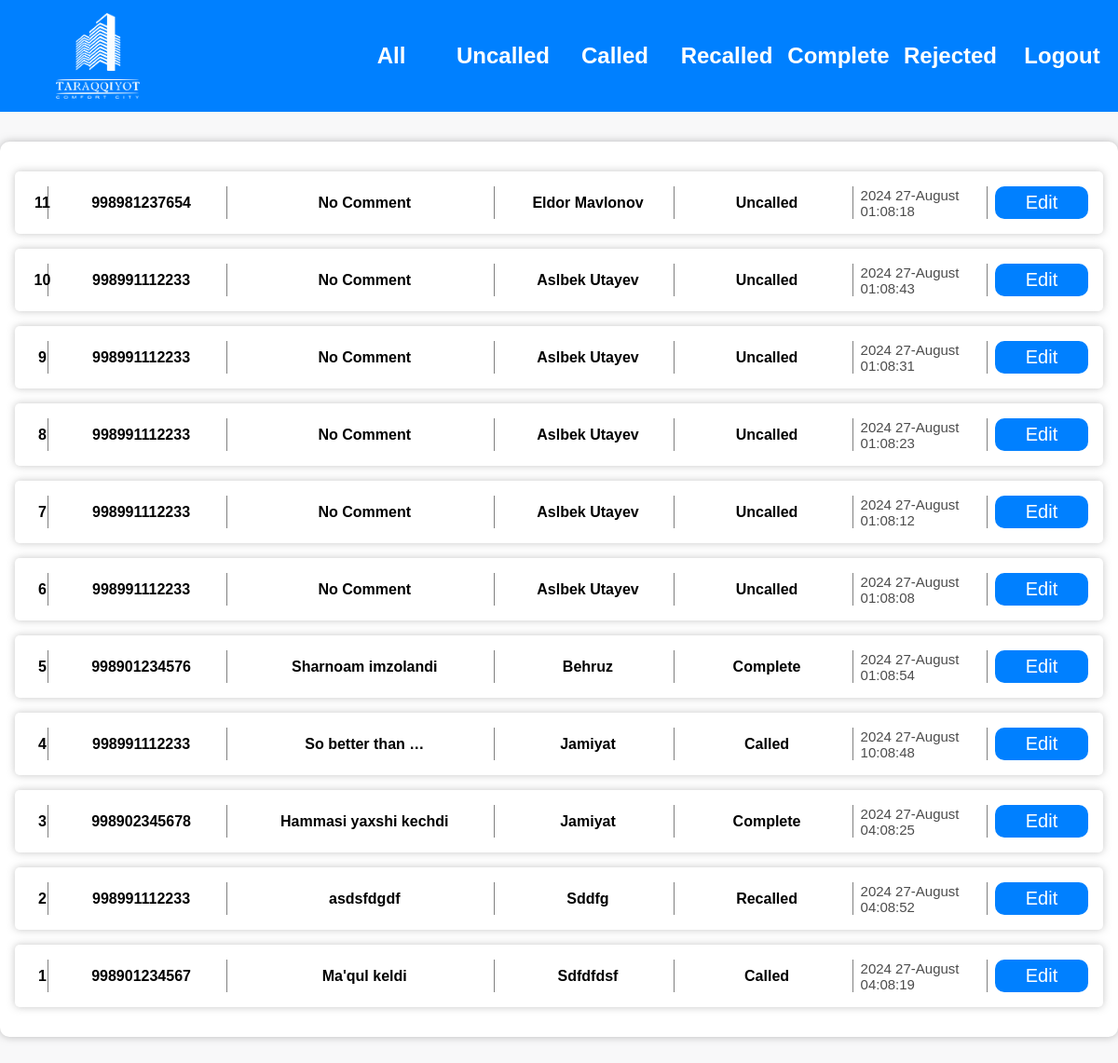
The app's page / (signed in), older data.
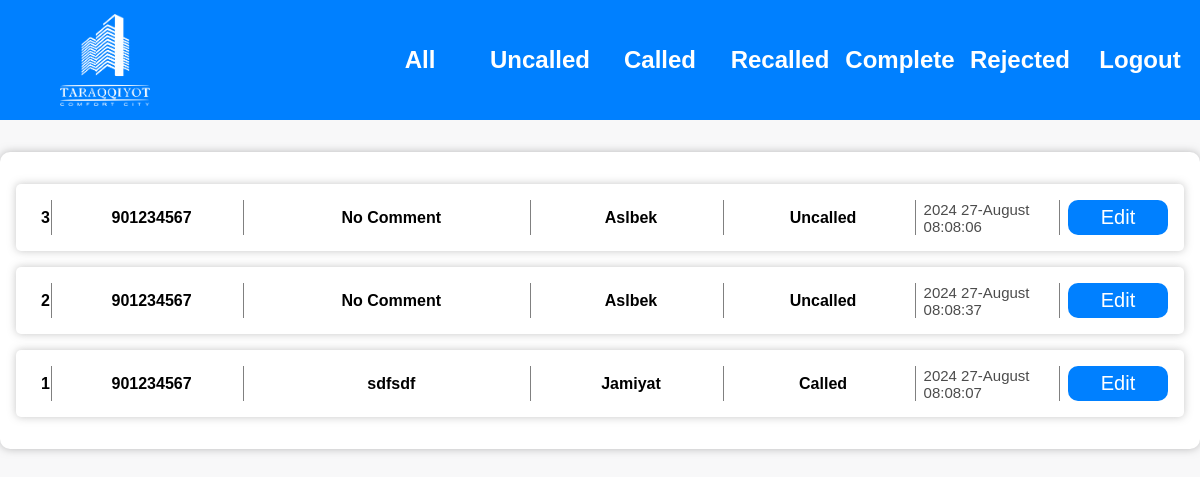
The same page, newer data.
### models/models.py (models this page shows, shortened)
class Leeds(models.Model):
    name = models.CharField(max_length=255)
    phonenumber = models.IntegerField()
    comment = models.TextField(null=True, blank=True)
    objects = models.Manager()
    status = models.CharField(max_length=50, choices=Status, default=Status.uncalled)
    author = models.ForeignKey(User, on_delete=models.CASCADE, null=True, blank=True)
    create_time = models.DateTimeField(auto_now_add=True)
    update_time = models.DateTimeField(auto_now=True)

### models/views.py (the view)
# urls.py: path('', home_page, name='home'),
@login_required
def home_page(request):
    leeds = Leeds.objects.all().order_by('-create_time')
    page = request.GET.get('page', 1)
    paginator = Paginator(leeds, 20)
    try:
        pages = paginator.page(page)
    except PageNotAnInteger:
        pages = paginator.page(1)
    except EmptyPage:
        pages = paginator.page(paginator.num_pages)
    context = {
        "pages": pages,
    }
    return render(request, 'index.html', context)

### templates/index.html (shortened to what this page needs)
{% extends 'base.html' %}
{% load static %}
{% block content %}
<div class="hero">
  <div class="users">
    <div class="users__content">
      {% for post in pages %}
      <div class="users__list">
        <div class="users__item">
          <h3>{{ post.id }}</h3>
        </div>
        <div class="users__item">
          <h3 class="phone">{{post.phonenumber}}</h3>
        </div>
            <div class="users__item">
            <h3 class="comments">
                {% if post.comment %}
                {{ post.comment | truncatewords:3 }}
                {% else %}
                No Comment
                {% endif %}
            </h3>
          </div>
        <div class="users__item">
          <h3 class="name">{{ post.name.title }}</h3>
        </div>
        <div class="users__item">
          <h3 class="name">{{ post.status.title }}</h3>
        </div>
        <div class="users__item">
          <p class="date">{{ post.create_time | date:"Y   d-F  h:m:s" }}</p>
        </div>
        <div class="users__item">
          <a href="{% url 'single' post.id %}">Edit</a>
        </div>
      </div>
    {% endfor %}
    </div>
  </div>
</div>
{% endblock content %}

### templates/base.html (shortened to what this page needs)
<!DOCTYPE html>
{% load static %}
<html lang="en">
  <head>
    <link rel="stylesheet" href="{% static 'style/style.css' %}" />
  </head>
  <body>
  <nav>
    <div class="logo">
      <img src="{% static 'image/logo.png' %}" alt="" style="width: 90px;">
    </div>
    <ul>
      <li><a href="{% url 'home' %}">All</a></li>
      <li><a href="{% url 'uncalled' %}">Uncalled</a></li>
      <li><a href="{% url 'called' %}">Called</a></li>
      <li><a href="{% url 'recalled' %}">Recalled</a></li>
      <li><a href="{% url 'complete' %}">Complete</a></li>
      <li><a href="{% url 'rejected' %}">Rejected</a></li>
      <li><a href="{% url 'logout' %}">Logout</a></li>
    </ul>
  </nav>
{% block content %}
{% endblock content %}
  </body>
</html>

### static/style/style.css (style rules this page uses)
* { margin: 0; padding: 0; box-sizing: border-box; }
body { font-family: "Gill Sans", "Gill Sans MT", Calibri, "Trebuchet MS", sans-serif; background-color: rgba(144, 145, 153, 0.0588235294); }
.users { max-width: 1200px; margin: 2rem auto; padding: 1rem; background-color: #fff; border-radius: 10px; box-shadow: 0 0 8px rgba(128, 128, 128, 0.525); }
.users .users__content .users__list { display: flex; justify-content: space-between; box-shadow: 0 0 8px rgba(128, 128, 128, 0.451); padding: 1rem; border-radius: 5px; margin: 1rem 0; }
.users .users__content .users__list .users__item { border-right: 1px solid gray; padding-left: 8px; width: 20%; display: flex; justify-content: center; gap: 7px; align-items: center; }
.users .users__content .users__list .users__item:first-child { max-width: 20px; }
.users .users__content .users__list .users__item:nth-child(3) { width: 30%; }
.users .users__content .users__list .users__item:nth-child(6) { width: 15%; }
.users .users__content .users__list .users__item:last-child { width: 10%; border-right: 0px solid black; }
.users .users__content .users__list .users__item h3 { font-size: 16px; }
.users .users__content .users__list .users__item p { font-size: 15px; color: rgb(76, 76, 76); }

Row changes from the older to the newer data that the page shows:
removed Leeds: id "11", phonenumber "998981237654", shows "No Comment", name "Eldor Mavlonov", status "Uncalled", create_time "2024 27-August 01:08:18"
removed Leeds: id "10", phonenumber "998991112233", shows "No Comment", name "Aslbek Utayev", status "Uncalled", create_time "2024 27-August 01:08:43"
removed Leeds: id "9", phonenumber "998991112233", shows "No Comment", name "Aslbek Utayev", status "Uncalled", create_time "2024 27-August 01:08:31"
removed Leeds: id "8", phonenumber "998991112233", shows "No Comment", name "Aslbek Utayev", status "Uncalled", create_time "2024 27-August 01:08:23"
removed Leeds: id "7", phonenumber "998991112233", shows "No Comment", name "Aslbek Utayev", status "Uncalled", create_time "2024 27-August 01:08:12"
removed Leeds: id "6", phonenumber "998991112233", shows "No Comment", name "Aslbek Utayev", status "Uncalled", create_time "2024 27-August 01:08:08"
removed Leeds: id "5", phonenumber "998901234576", comment "Sharnoam imzolandi", name "Behruz", status "Complete", create_time "2024 27-August 01:08:54"
removed Leeds: id "4", phonenumber "998991112233", comment "So better than …", name "Jamiyat", status "Called", create_time "2024 27-August 10:08:48"
changed Leeds id 3: phonenumber "998902345678" → "901234567"; name "Jamiyat" → "Aslbek"; status "Complete" → "Uncalled"; create_time "2024 27-August 04:08:25" → "2024 27-August 08:08:06"; comment "Hammasi yaxshi kechdi" → (not shown); now shows "No Comment"
changed Leeds id 2: phonenumber "998991112233" → "901234567"; name "Sddfg" → "Aslbek"; status "Recalled" → "Uncalled"; create_time "2024 27-August 04:08:52" → "2024 27-August 08:08:37"; comment "asdsfdgdf" → (not shown); now shows "No Comment"
changed Leeds "Called": phonenumber "998901234567" → "901234567"; comment "Ma'qul keldi" → "sdfsdf"; name "Sdfdfdsf" → "Jamiyat"; create_time "2024 27-August 04:08:19" → "2024 27-August 08:08:07"
